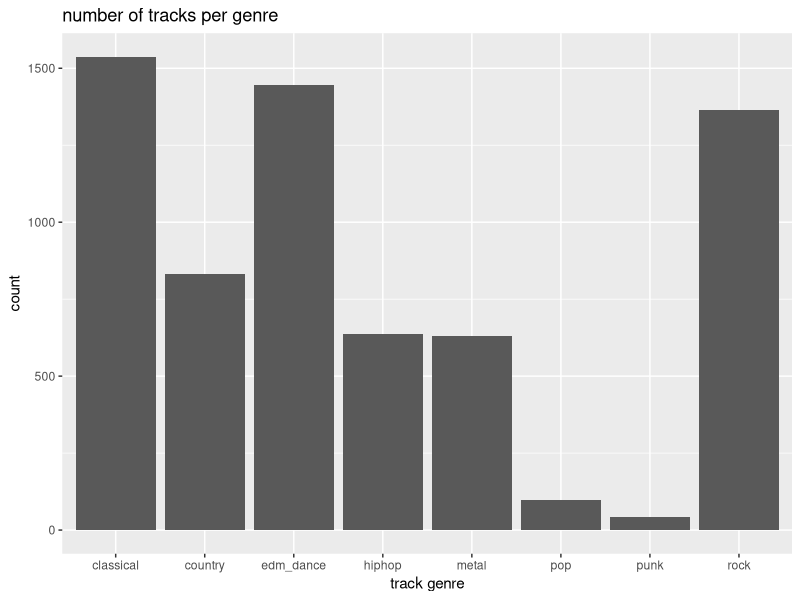
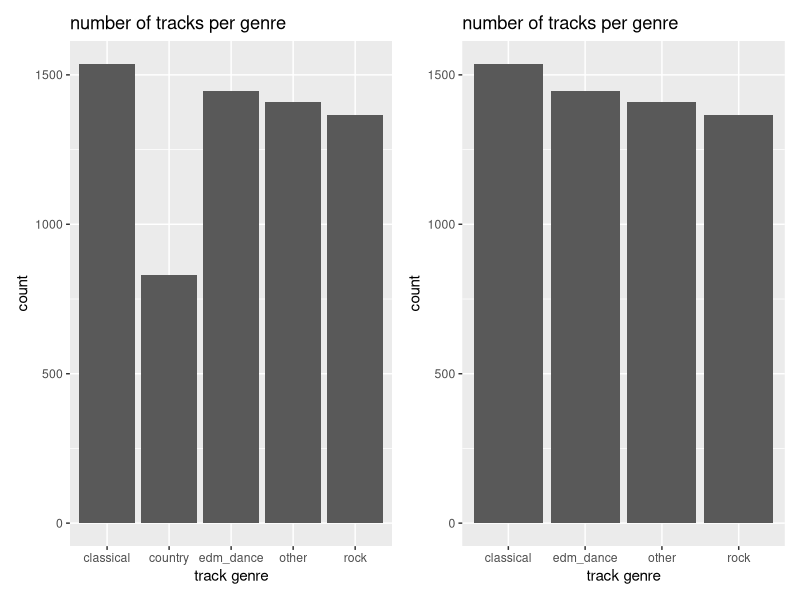
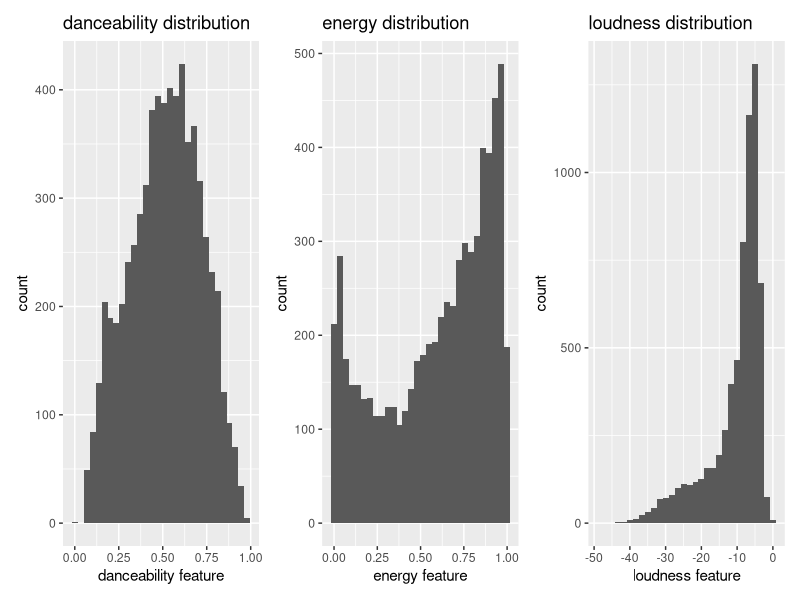
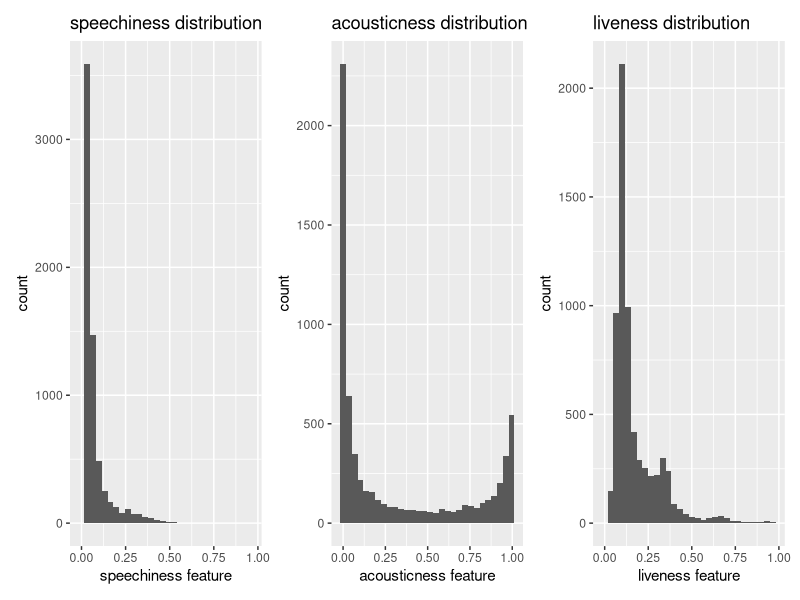

The R script that drew these images, in order: (Note: this script raises an error after producing the figures.)
## ---- chunk 1
knitr::opts_chunk$set(echo = TRUE)
## ---- chunk 2
library(tidyverse)
library(nnet)
library(broom)
library(corrplot)
library(RColorBrewer)
library(knitr)
library(patchwork)
## ---- chunk 3
track_data <- read.csv('data/spotify_tracksV2.csv')
track_data <- track_data %>% mutate(duration_ms = duration_ms / 1000) %>% filter_all(any_vars(! is.na(.)))
track_data <- rename(track_data,duration_sec = duration_ms)
## ---- chunk 4
data_fill_fac <- track_data %>% filter_all(any_vars(! is.na(.))) %>% mutate(genre = as.factor(genre)) %>% mutate(key = as.factor(key)) %>% mutate(mode = as.factor(mode)) %>% mutate(t_ID = row_number())
## ---- chunk 5
p_genre <- ggplot(data_fill_fac, aes(x=genre)) + geom_bar() + labs (y = "count", x = "track genre",
                                                            title = "number of tracks per genre")
p_genre




## ---- chunk 6



#g1 combines hiphop, metal, pop, and punk
g1 <- track_data %>% mutate(genre = ifelse(genre == "hiphop", "other", ifelse(genre == "metal", "other", (ifelse(genre == "pop", "other", (ifelse(genre == "punk", "other", genre)))))))

#g2 is the same as g1 but without country 
g2 <- g1 %>% filter(genre != "country") 



p_g1 <- ggplot(g1, aes(x=genre)) + geom_bar() + labs (y = "count", x = "track genre",
                                                            title = "number of tracks per genre")

p_g2 <- ggplot(g2, aes(x=genre)) + geom_bar() + labs (y = "count", x = "track genre",
                                                            title = "number of tracks per genre")
p_g1 + p_g2 

## ---- chunk 7


p_dance <- ggplot(data_fill_fac, aes(x=danceability)) + geom_histogram() + 
  labs(y = "count", x = "danceability feature",
       title = "danceability distribution")

p_energy <- ggplot(data_fill_fac, aes(x=energy)) + geom_histogram() + 
  labs(y = "count", x = "energy feature",
       title = "energy distribution")

p_loud <- ggplot(data_fill_fac, aes(x=loudness)) + geom_histogram() + 
  labs(y = "count", x = "loudness feature",
       title = "loudness distribution")

p_speech <- ggplot(data_fill_fac, aes(x=speechiness)) + geom_histogram() + 
  labs(y = "count", x = "speechiness feature",
       title = "speechiness distribution")

p_acoustic <- ggplot(data_fill_fac, aes(x=acousticness)) + geom_histogram() + 
  labs(y = "count", x = "acousticness feature",
       title = "acousticness distribution")

p_live <- ggplot(data_fill_fac, aes(x=liveness)) + geom_histogram() + 
  labs(y = "count", x = "liveness feature",
       title = "liveness distribution")

p_valence <- ggplot(data_fill_fac, aes(x=valence)) + geom_histogram() + 
  labs(y = "count", x = "valence feature",
       title = "valence distribution")

p_tempo <- ggplot(data_fill_fac, aes(x=tempo)) + geom_histogram() + 
  labs(y = "count", x = "track tempo",
       title = "tempo distribution")

p_duration <- ggplot(data_fill_fac, aes(x=duration_ms)) + geom_histogram() + 
  labs(y = "count", x = "track duration (MS)",
       title = "duration distribution")

p_dance + p_energy + p_loud
p_speech + p_acoustic + p_live
p_valence + p_tempo + p_duration

summary(data_fill_fac)
## ---- chunk 8

bg1_dance <- ggplot(g1, aes(genre, danceability)) + geom_boxplot() +labs (title = "danceability per genre")+ theme(axis.text.x = element_text(angle = 90, vjust = 0.5, hjust=1))

bg1_energy <- ggplot(g1, aes(genre, energy)) + geom_boxplot() +labs (title = "energy per  genre")+ theme(axis.text.x = element_text(angle = 90, vjust = 0.5, hjust=1))

bg1_loud <- ggplot(g1, aes(genre, loudness)) + geom_boxplot() +labs (title = "loudness per  genre")+ theme(axis.text.x = element_text(angle = 90, vjust = 0.5, hjust=1))

bg1_speech <- ggplot(g1, aes(genre, speechiness)) + geom_boxplot() +labs (title = "speechiness per genre")+ theme(axis.text.x = element_text(angle = 90, vjust = 0.5, hjust=1))

bg1_acoust <- ggplot(g1, aes(genre, acousticness)) + geom_boxplot() +labs (title = "acousticness per genre")+ theme(axis.text.x = element_text(angle = 90, vjust = 0.5, hjust=1))

bg1_live <- ggplot(g1, aes(genre, liveness)) + geom_boxplot() +labs (title = "liveness per genre")+ theme(axis.text.x = element_text(angle = 90, vjust = 0.5, hjust=1))

bg1_val <- ggplot(g1, aes(genre, valence)) + geom_boxplot() +labs (title = "valence per genre")+ theme(axis.text.x = element_text(angle = 90, vjust = 0.5, hjust=1))

bg1_tempo <- ggplot(g1, aes(genre, tempo)) + geom_boxplot() +labs (title = "tempo per genre")+ theme(axis.text.x = element_text(angle = 90, vjust = 0.5, hjust=1))

bg1_dur <- ggplot(g1, aes(genre, duration_sec)) + geom_boxplot() +labs (title = "duration (sec) per genre")+ theme(axis.text.x = element_text(angle = 90, vjust = 0.5, hjust=1))


bg1_dance + bg1_energy + bg1_loud
bg1_speech + bg1_acoust + bg1_live
bg1_val + bg1_tempo + bg1_dur

## ---- chunk 9
g_clas <- g1 %>% filter(genre == "classical" )
g_country <- g1 %>% filter(genre == "country" )
g_edm <- g1 %>% filter(genre == "edm_dance" )
g_rock <- g1 %>% filter(genre == "rock" )
g_other <- g1 %>% filter(genre == "other" )

pkey_clas <- ggplot(g_clas, aes(x=key)) + geom_bar() + labs (y = "count", x = "track key",
                                                            title = "number of classical tracks per key")

pkey_country <- ggplot(g_country, aes(x=key)) + geom_bar() + labs (y = "count", x = "track key",
                                                            title = "number of country tracks per key")

pkey_edm <- ggplot(g_edm, aes(x=key)) + geom_bar() + labs (y = "count", x = "track key",
                                                            title = "number of edm tracks per key")

pkey_rock <- ggplot(g_rock, aes(x=key)) + geom_bar() + labs (y = "count", x = "track key",
                                                            title = "number of rock tracks per key")

pkey_other <- ggplot(g_other, aes(x=key)) + geom_bar() + labs (y = "count", x = "track key",
                                                            title = "number of other tracks per key")

pkey_clas + pkey_country
pkey_edm + pkey_rock + pkey_other

## ---- chunk 10
glimpse(track_data)
## ---- chunk 11
ntype_data <- subset(track_data, select = -c(track.name, artists.names, artists.ids, artist.ids, track.id, release.date, type, id, time_signature, follow, pop, num.artist, genre, mode, key))
corrplot(cor(ntype_data))
## ---- chunk 12
g1 <- g1 %>%  mutate(genre = as.factor(genre)) %>% mutate(key = as.factor(key)) %>% mutate(mode = as.factor(mode)) %>% mutate(t_ID = row_number())


full_model <- multinom(genre ~ danceability + energy + loudness + speechiness + acousticness + instrumentalness + liveness + valence + tempo + duration_sec, data = g1)
tidy(full_model, conf.int = TRUE, exponentiate = FALSE) %>%
  kable(digits = 3, format = "markdown")
## ---- chunk 13

## ---- chunk 14
pred_probs <- as_tibble(predict(full_model, type = "probs")) %>% 
                        mutate(t_ID = 1:n()) 

full_m_aug <- inner_join(g1, pred_probs, 
                           by = "t_ID") %>%
  select(t_ID, everything())

full_m_aug <- full_m_aug %>% 
  mutate(pred_gen = predict(full_model, type = "class"))

residuals <- as_tibble(residuals(full_model)) %>%  #calculate residuals
  setNames(paste('resid.', names(.), sep = "")) %>% #update column names
  mutate(t_ID = 1:n()) #add obs number


full_m_aug <- inner_join(full_m_aug, residuals, by = "t_ID") %>%
  select(t_ID, everything())

conf_m <- full_m_aug %>% 
  count(genre, pred_gen, .drop = FALSE) %>%
  pivot_wider(names_from = pred_gen, values_from = n)
## ---- chunk 15
glimpse(full_m_aug)
## ---- chunk 16

 

nbins <- sqrt(nrow(full_m_aug))

arm::binnedplot(x = full_m_aug$classical, y = full_m_aug$resid.classical,
                xlab = "Predicted Probabilities", 
                main = "Binned Residual vs. Predicted Values", 
                col.int = FALSE)

arm::binnedplot(x = full_m_aug$edm_dance, y = full_m_aug$resid.edm_dance,
                xlab = "Predicted Probabilities", 
                main = "Binned Residual vs. Predicted Values", 
                col.int = FALSE)

arm::binnedplot(x = full_m_aug$country, y = full_m_aug$resid.country,
                xlab = "Predicted Probabilities", 
                main = "Binned Residual vs. Predicted Values", 
                col.int = FALSE)

arm::binnedplot(x = full_m_aug$other, y = full_m_aug$resid.other,
                xlab = "Predicted Probabilities", 
                main = "Binned Residual vs. Predicted Values", 
                col.int = FALSE)


arm::binnedplot(x = full_m_aug$other, y = full_m_aug$resid.other,
                xlab = "Predicted Probabilities", 
                main = "Binned Residual vs. Predicted Values", 
                col.int = FALSE)
